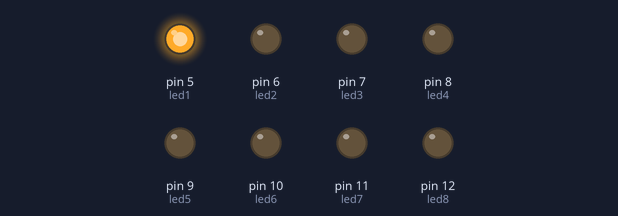
A sketch run on a simulated Arduino Uno, built with avr-gcc and run on an emulated ATmega328P. On the bench: output pins drawn as LEDs (lit = HIGH).

Above: at 0.02 s.
At 0.27 s:
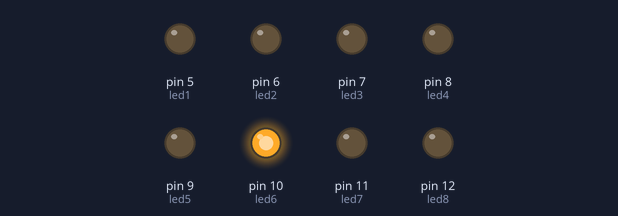
At 0.57 s:
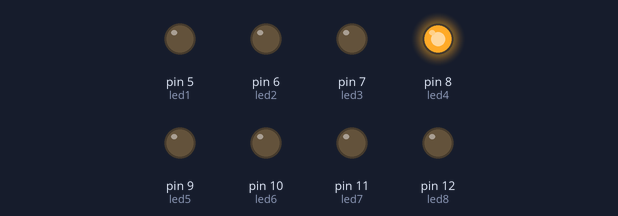
At 1.37 s:
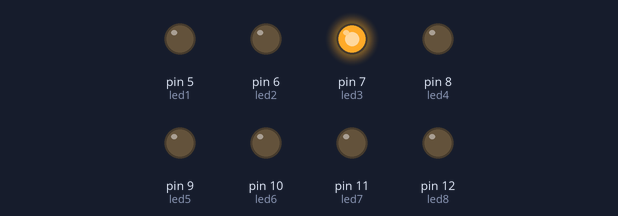
At 2.02 s:
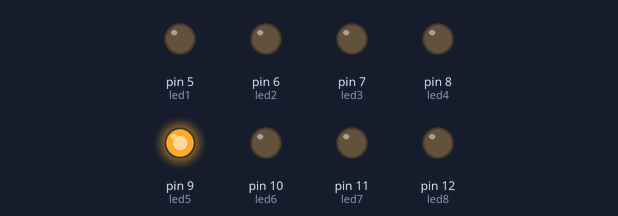
At 2.92 s:
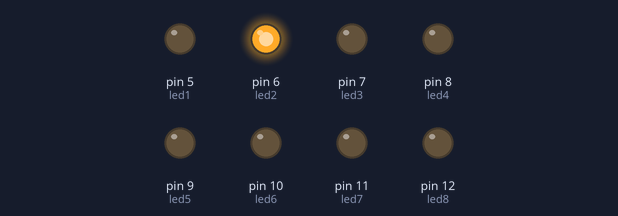
Timing chart, 0 to 3.2 s (numbered marks = the images above):
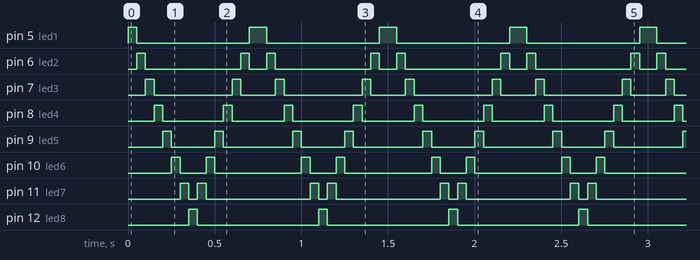

Measured:
- by itself, pin 5 (led1): alternates HIGH for 0.10 s and LOW for 0.65 s
- by itself, pin 6 (led2): repeats every 0.75 s: LOW 0.55 s, HIGH 0.05 s, LOW 0.10 s, HIGH 0.05 s
- by itself, pin 7 (led3): repeats every 0.75 s: LOW 0.45 s, HIGH 0.05 s, LOW 0.20 s, HIGH 0.05 s
- by itself, pin 8 (led4): alternates HIGH for 0.05 s and LOW for 0.33 s
- by itself, pin 9 (led5): repeats every 0.75 s: LOW 0.25 s, HIGH 0.05 s, LOW 0.40 s, HIGH 0.05 s
- by itself, pin 10 (led6): repeats every 0.75 s: LOW 0.15 s, HIGH 0.05 s, LOW 0.50 s, HIGH 0.05 s
- by itself, pin 11 (led7): repeats every 0.75 s: LOW 0.05 s, HIGH 0.05 s, LOW 0.60 s, HIGH 0.05 s
- by itself, pin 12 (led8): alternates HIGH for 0.05 s and LOW for 0.70 s

The sketch:

Programa_3.ino
```cpp
/************************************************************************
**                                                                     **
**                             TITOL: Regulador                        **
**                                                                     **
**                                                                     **
**   Nom : Yassine hakar                             DATA: 07/12/2016  **
************************************************************************/

//****************************INCLUDE ***********************************


//*************************** VARIABLES *********************************
 int led1 = 5;
 int led2 = 6;
 int led3 = 7;
 int led4 = 8;
 int led5 = 9;
 int led6 = 10;
 int led7 = 11;
 int led8 = 12;


//**************************** SERUP ************************************


void setup() {                      //configura el fianl de salida

  pinMode(led1, OUTPUT);
  pinMode(led2, OUTPUT);
  pinMode(led3, OUTPUT);
  pinMode(led4, OUTPUT);
  pinMode(led5, OUTPUT);
  pinMode(led6, OUTPUT);
  pinMode(led7, OUTPUT);
  pinMode(led8,OUTPUT);
}

//******************************LOOP*************************************


void loop() {                        //inicia el bucle del probrama
digitalWrite(led1, HIGH);
 digitalWrite(led2, LOW);
 digitalWrite(led3, LOW);
 digitalWrite(led4, LOW);
 digitalWrite(led5, LOW);
 digitalWrite(led6, LOW);
 digitalWrite(led7, LOW);
 digitalWrite(led8, LOW);
 delay(50);


 digitalWrite(led1, LOW);
 digitalWrite(led2, HIGH);
 digitalWrite(led3, LOW);
 digitalWrite(led4, LOW);
 digitalWrite(led5, LOW);
 digitalWrite(led6, LOW);
 digitalWrite(led7, LOW);
 digitalWrite(led8, LOW);
 delay(50);


 digitalWrite(led1, LOW);
 digitalWrite(led2, LOW);
 digitalWrite(led3, HIGH);
 digitalWrite(led4, LOW);
 digitalWrite(led5, LOW);
 digitalWrite(led6, LOW);
 digitalWrite(led7, LOW);
 digitalWrite(led8, LOW);
 delay(50);

 digitalWrite(led1, LOW);
 digitalWrite(led2, LOW);
 digitalWrite(led3, LOW);
 digitalWrite(led4, HIGH);
 digitalWrite(led5, LOW);
 digitalWrite(led6, LOW);
 digitalWrite(led7, LOW);
 digitalWrite(led8, LOW);
 delay(50);

  digitalWrite(led1, LOW);
 digitalWrite(led2, LOW);
 digitalWrite(led3, LOW);
 digitalWrite(led4, LOW);
 digitalWrite(led5, HIGH);
 digitalWrite(led6, LOW);
 digitalWrite(led7, LOW);
 digitalWrite(led8, LOW);
 delay(50);

 digitalWrite(led1, LOW);
 digitalWrite(led2, LOW);
 digitalWrite(led3, LOW);
 digitalWrite(led4, LOW);
 digitalWrite(led5, LOW);
 digitalWrite(led6, HIGH);
 digitalWrite(led7, LOW);
 digitalWrite(led8, LOW);
 delay(50);

 digitalWrite(led1, LOW);
 digitalWrite(led2, LOW);
 digitalWrite(led3, LOW);
 digitalWrite(led4, LOW);
 digitalWrite(led5, LOW);
 digitalWrite(led6, LOW);
 digitalWrite(led7, HIGH);
 digitalWrite(led8, LOW);
 delay(50);

 digitalWrite(led1, LOW);
 digitalWrite(led2, LOW);
 digitalWrite(led3, LOW);
 digitalWrite(led4, LOW);
 digitalWrite(led5, LOW);
 digitalWrite(led6, LOW);
 digitalWrite(led7, LOW);
 digitalWrite(led8, HIGH);
 delay(50);


 digitalWrite(led1, LOW);
 digitalWrite(led2, LOW);
 digitalWrite(led3, LOW);
 digitalWrite(led4, LOW);
 digitalWrite(led5, LOW);
 digitalWrite(led6, LOW);
 digitalWrite(led7, HIGH);
 digitalWrite(led8, LOW);
 delay(50);


 digitalWrite(led1, LOW);
 digitalWrite(led2, LOW);
 digitalWrite(led3, LOW);
 digitalWrite(led4, LOW);
 digitalWrite(led5, LOW);
 digitalWrite(led6, HIGH);
 digitalWrite(led7, LOW);
 digitalWrite(led8, LOW);
 delay(50);

 digitalWrite(led1, LOW);
 digitalWrite(led2, LOW);
 digitalWrite(led3, LOW);
 digitalWrite(led4, LOW);
 digitalWrite(led5, HIGH);
 digitalWrite(led6, LOW);
 digitalWrite(led7, LOW);
 digitalWrite(led8, LOW);
 delay(50);


 digitalWrite(led1, LOW);
 digitalWrite(led2, LOW);
 digitalWrite(led3, LOW);
 digitalWrite(led4, HIGH);
 digitalWrite(led5, LOW);
 digitalWrite(led6, LOW);
 digitalWrite(led7, LOW);
 digitalWrite(led8, LOW);
 delay(50);

 digitalWrite(led1, LOW);
 digitalWrite(led2, LOW);
 digitalWrite(led3, HIGH);
 digitalWrite(led4, LOW);
 digitalWrite(led5, LOW);
 digitalWrite(led6, LOW);
 digitalWrite(led7, LOW);
 digitalWrite(led8, LOW);
 delay(50);

 digitalWrite(led1, LOW);
 digitalWrite(led2, HIGH);
 digitalWrite(led3, LOW);
 digitalWrite(led4, LOW);
 digitalWrite(led5, LOW);
 digitalWrite(led6, LOW);
 digitalWrite(led7, LOW);
 digitalWrite(led8, LOW);
 delay(50);

 digitalWrite(led1, HIGH);
 digitalWrite(led2, LOW);
 digitalWrite(led3, LOW);
 digitalWrite(led4, LOW);
 digitalWrite(led5, LOW);
 digitalWrite(led6, LOW);
 digitalWrite(led7, LOW);
 digitalWrite(led8, LOW);
 delay(50);


//****************************** FUNCIONES ******************************
}
```
